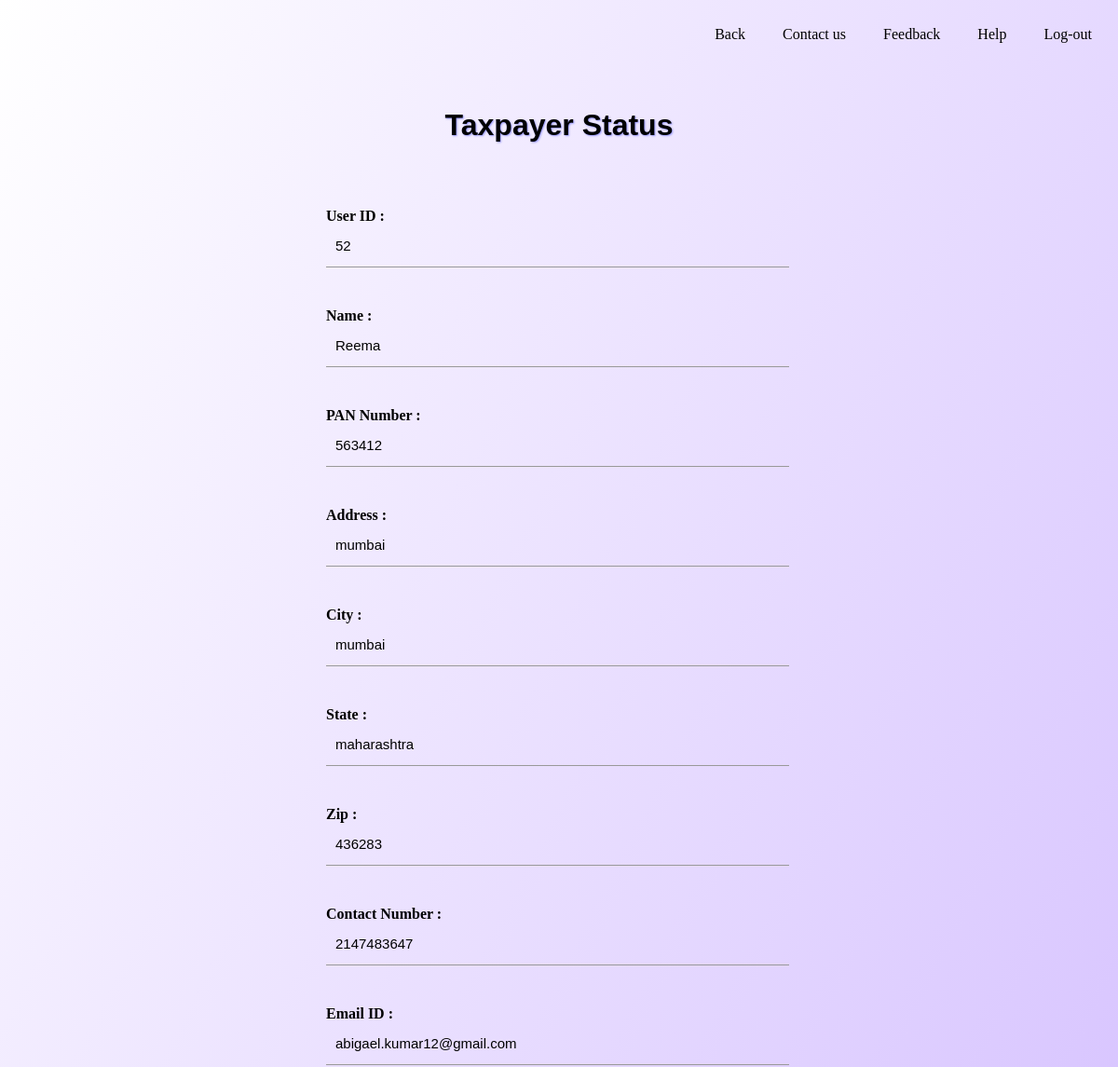
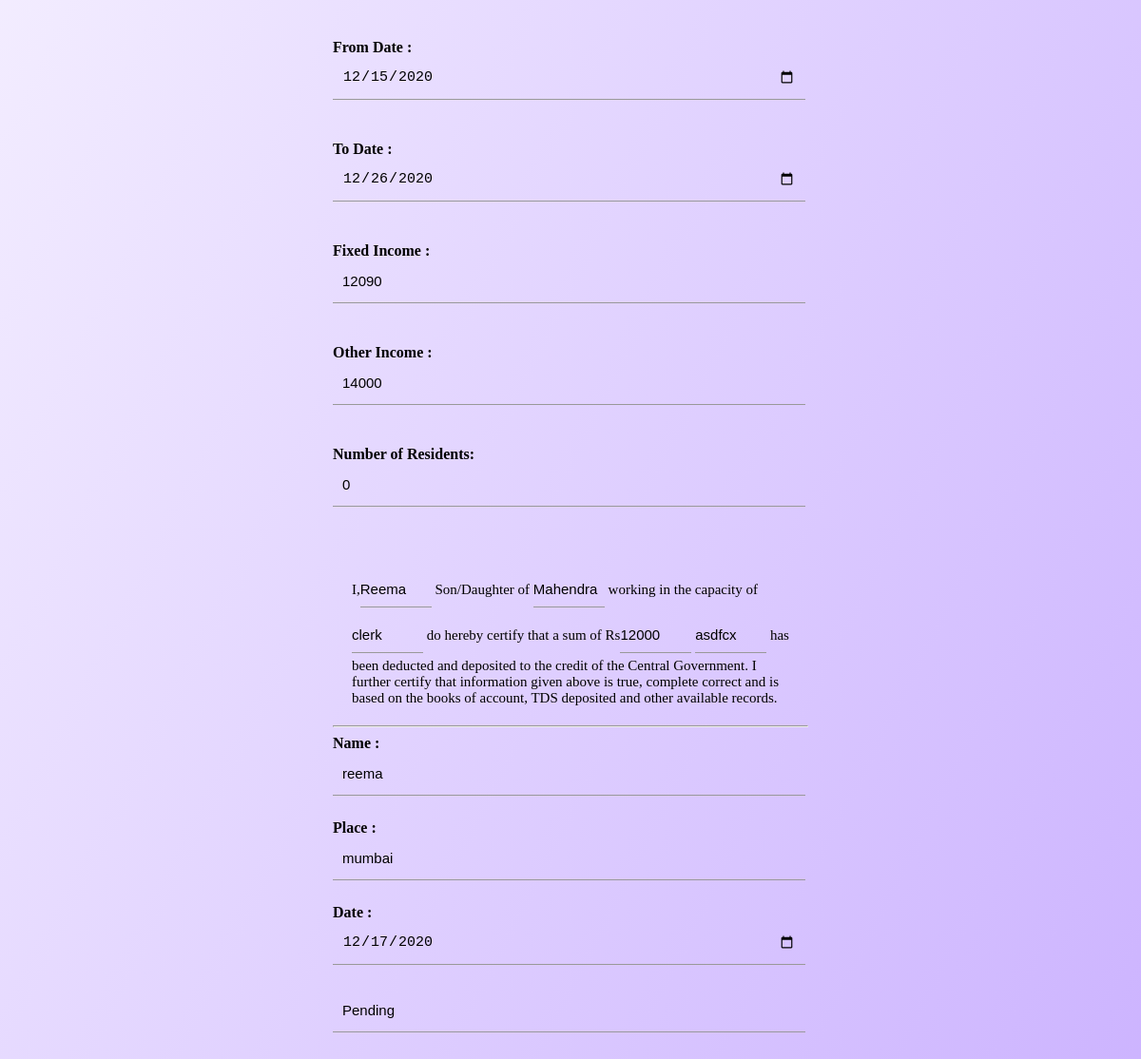
/taxpayer_status.php (signed in), run on the app's committed database (2 pictures, top to bottom).
### tables this page shows
CREATE TABLE `tax_form` (
  `userid` int(30) NOT NULL,
  `name` varchar(50) NOT NULL,
  `pannumber` int(50) NOT NULL,
  `address` varchar(250) NOT NULL,
  `city` varchar(250) NOT NULL,
  `state` varchar(250) NOT NULL,
  `zip` varchar(50) NOT NULL,
  `contactnumber` int(10) NOT NULL,
  `email` varchar(250) NOT NULL,
  `fromdate` date NOT NULL,
  `todate` date NOT NULL,
  `fixedincome` int(250) NOT NULL,
  `otherincome` int(250) NOT NULL,
  `noofresidents` int(15) NOT NULL,
  `name1` varchar(50) NOT NULL,
  `name2` varchar(50) NOT NULL,
  `work` varchar(50) NOT NULL,
  `amt` int(10) NOT NULL,
  `words` text NOT NULL,
  `sign` varchar(50) NOT NULL,
  `place` varchar(50) NOT NULL,
  `date` date NOT NULL,
  `keyw` varchar(250) NOT NULL,
  `verification` tinyint(1) NOT NULL
);

### taxpayer_status.php (the view, shortened to what this page needs)
<!DOCTYPE html>
<html>
<head>
    <link rel="stylesheet" href="./style.css"/>
</head>
<body>
    <div class="nav">
        <nav>
            <ul>
                <li><a href="logout.php">Log-out</a></li>
                <li><a href="help.html">Help</a></li>
                <li><a href="feedback.php">Feedback</a></li>
                <li><a href="#">Contact us</a></li>
                <li><a href="taxpayer_wlc.php">Back</a></li>
            </ul>
        </nav>
    </div>
    <h1 class="heading">Taxpayer Status</h1>
<?php
    require('db.php');
    if (!isset($_GET['userid'])) {
        $userid = $_SESSION['userid'];
        $query3 = "select * from `tax_form` where `userid`='$userid';";
        $query_run3 = mysqli_query($con , $query3)  or die(mysqli_error($con));
        $row = mysqli_fetch_assoc($query_run3);
        $rows = mysqli_num_rows($query_run3);
        if ($rows =='0'){
            echo '<script type = "text/javascript">
                alert("You have not filed the form!")
                window.location.replace("taxpayer_wlc.php");
                </script>';
        }
        else{
            ?>
            <div class="form-box">
                <form action="" method="post" class="form">
                    <label for="userid"><b>User ID : </b></label>
                    <input type="text" value="<?php echo $row['userid']?>" class="login-input" id="psd" name="userid" required><br><br>
                    <label for="name"><b>Name : </b></label>
                    <input type="text" value="<?php echo $row['name']?>" class="login-input" id="psd" name="name" required><br><br>
                    <label for="pannumber"><b>PAN Number : </b></label>
                    <input type="text" value="<?php echo $row['pannumber']?>" class="login-input" id="psd" name="pannumber" required><br><br>
                    <label for="address"><b>Address : </b></label>
                    <input type="text" value="<?php echo $row['address']?>" class="login-input" id="psd" name="address" required><br><br>
                    <label for="city"><b>City : </b></label>
                    <input type="text" value="<?php echo $row['city']?>" class="login-input" id="psd" name="city" required><br><br>
                    <label for="state"><b>State : </b></label>
                    <input type="text" value="<?php echo $row['state']?>" class="login-input" id="psd" name="state" require><br><br>
                    <label for="zip"><b>Zip : </b></label>
                    <input type="text" value="<?php echo $row['zip']?>" class="login-input" id="psd" name="zip" required><br><br>
                    <label for="contactnumber"><b>Contact Number : </b></label>
                    <input type="text" value="<?php echo $row['contactnumber']?>" class="login-input" id="psd" name="contactnumber" required><br><br>
                    <label for="email"><b>Email ID : </b></label>
                    <input type="email" value="<?php echo $row['email']?>" class="login-input" id="psd" name="email" required><br><br>
                    <label for="fromdate"><b>From Date : </b></label>
                    <input type="date" value="<?php echo $row['fromdate']?>" class="login-input" id="psd" name="fromdate" required><br><br>
                    <label for="todate"><b>To Date : </b></label>
                    <input type="date" value="<?php echo $row['todate']?>" class="login-input" id="psd" name="todate" required><br><br>
                    <label for="fixedincome"><b>Fixed Income : </b></label>
                    <input type="text" value="<?php echo $row['fixedincome']?>" class="login-input" id="psd" name="fixedincome" required><br><br>
                    <label for="otherincome"><b>Other Income : </b></label>
                    <input type="text" value="<?php echo $row['otherincome']?>" class="login-input" id="psd" name="otherincome" required><br><br>
                    <div class="divBlock">
                        <label for="noofresidents"><b>Number of Residents: </b></label>
                        <input type="text" value="<?php echo $row['noofresidents']?>" class="login-input-x" name="noofresidents" id="1" required><br><br>
                    </div>
                    <p class="para"> I,<input type="text" value="<?php echo $row['name1']?>" class="input-form" id="psd" name="name1" required> Son/Daughter of <input type="text" class="input-form" value="<?php echo $row['name2']?>" id="psd" name="name2" required> working in the capacity of <input type="text" value="<?php echo $row['work']?>" class="input-form" id="psd" name="work" placeholder="Designation" required> do hereby certify that a sum of Rs<input type="text" value="<?php echo $row['amt']?>" class="input-form" id="psd" name="amt" required> <input type="text" class="input-form" id="psd" value="<?php echo $row['words']?>" name="words" placeholder="In words" required> has been deducted and deposited to the credit of the Central Government. I further certify that information given above is true, complete correct and is based on the books of account, TDS deposited and other available records.</p>
                    <hr>
                    <label for="name"><b>Name : </b></label>
                    <input type="text" value="<?php echo $row['sign']?>" class="login-input" id="psd" name="sign" required>
                    <label for="place"><b>Place : </b></label>
                    <input type="text" value="<?php echo $row['place']?>" class="login-input" id="psd" name="place" required>
                    <label for="date"><b>Date : </b></label>
                    <input type="date" value="<?php echo $row['date']?>" class="login-input" id="psd" name="date" required>
                    <?php
                        $verification = $row['verification'];
                        if ($verification == 1){
                            echo'<input type="text" value="Verified" class="login-input" id="psd" name="status" required>';
                        } else {
                            echo'<input type="text" value="Pending" class="login-input" id="psd" name="status" required>';
                        }
                    ?>
                </form>
            </div>
        <?php
        }
    }
?>
</body>
</html>

### style.css (style rules this page uses)
html { background-image: linear-gradient(to bottom right, rgb(255,255,255) , rgb(204, 179, 255)); background-repeat: no-repeat; background-size: contain; }
.heading { margin: 50px auto; font-family: Arial, Helvetica, sans-serif; text-shadow: 1px 1px 2px #9999ff; text-align: center; }
ul { list-style-type: none; margin: 0; padding: 0; overflow: hidden; background: transparent; }
li { float: right; position: static; }
li a { display: block; color: black; text-align: center; padding: 14px 16px; text-decoration: none; background: transparent; }
nav ul li a { padding: 20px; }
.form { margin: 50px auto; width: 500px; padding: 20px 25px; background: transparent; }
.login-input { font-size: 15px; border: 1px solid #ccc; padding: 10px; margin-bottom: 25px; height: 25px; outline: none; background :transparent; border-left: 0; border-top: 0; border-right: 0; border-bottom: 1px solid #999; width: calc(100% - 23px); transition: border-bottom 0.3s ease; }
.login-input-x { font-size: 15px; border: 1px solid #ccc; padding: 10px; margin-bottom: 25px; height: 25px; outline: none; background :transparent; border-left: 0; border-top: 0; border-right: 0; border-bottom: 1px solid #999; width: calc(100% - 23px); transition: border-bottom 0.3s ease; }
.para { font-size: 15px; padding: 0px; margin: 20px; text-align: left; background: transparent; }
.input-form { width: 75px; text-align: left; padding: 10px 0; font-size: 15px; margin: 5px 0; border-left: 0; border-top: 0; border-right: 0; border-bottom: 1px solid #999; outline: none; background :transparent; transition: border-bottom 0.3s ease; }

### data on the page
tax_form: userid "52", name "Reema", pannumber "563412", address "mumbai", city "mumbai", state "maharashtra", zip "436283", contactnumber "2147483647", email "abigael.kumar12@gmail.com", fromdate "12/15/2020", todate "12/26/2020", fixedincome "12090", otherincome "14000", noofresidents "0", name1 "Reema", name2 "Mahendra", work "clerk", amt "12000", words "asdfcx", sign "reema", place "mumbai", date "12/17/2020"
